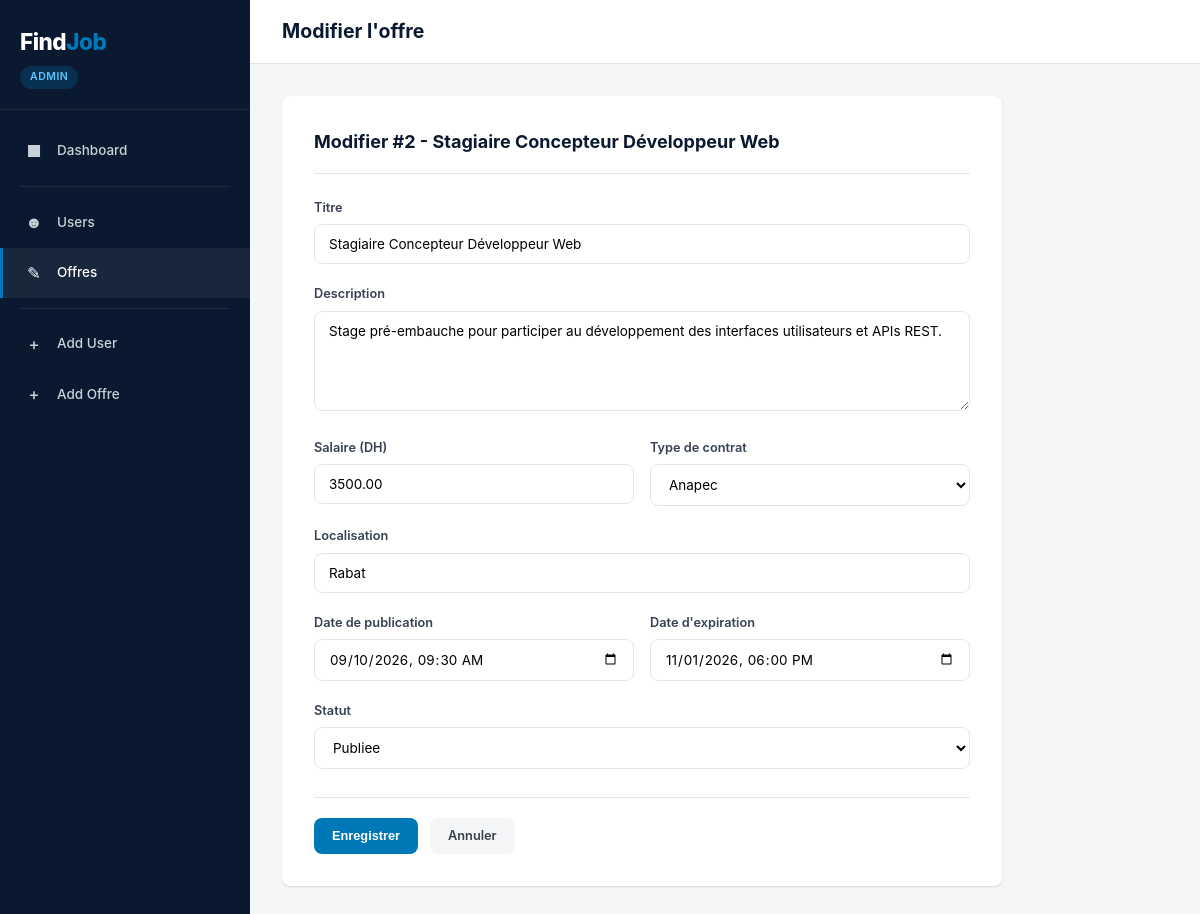
The page /offres/edit.php?id_offre=2 on the database its author committed.
### tables this page shows
CREATE TABLE offres (
    id_offre INT AUTO_INCREMENT PRIMARY KEY,
    id_user INT NOT NULL,
    titre VARCHAR(255) NOT NULL,
    description TEXT NOT NULL,
    salaire DECIMAL(10, 2),
    type_contrat ENUM('CDI', 'Anapec', 'CDD') NOT NULL,
    localisation VARCHAR(255) NOT NULL,
    date_creation DATETIME NOT NULL DEFAULT CURRENT_TIMESTAMP,
    date_publication DATETIME,
    date_expiration DATETIME,
    statut_offre ENUM('Brouillon', 'Publiée', 'Fermée') NOT NULL DEFAULT 'Publiée',
    CONSTRAINT fk_offre_user
        FOREIGN KEY (id_user)
        REFERENCES users(id_user)
        ON DELETE CASCADE
        ON UPDATE CASCADE
);

### offres/edit.php (the view, shortened to what this page needs)
<?php
require_once __DIR__ . '/../config/database.php';
$id_offre = isset($_GET['id_offre']) ? (int)$_GET['id_offre'] : 0;
$stmt = $pdo->prepare("SELECT * FROM offres WHERE id_offre = :id");
$stmt->execute([':id' => $id_offre]);
$offre = $stmt->fetch();
require_once __DIR__ . '/../includes/header.php';
require_once __DIR__ . '/../includes/sidebar.php';
?>
<div class="main-content">
    <header class="top-header">
        <h1>Modifier l'offre</h1>
    </header>
    <div class="page-content">
        <div class="form-card">
            <h2>Modifier #<?php echo $offre['id_offre']; ?> - <?php echo htmlspecialchars($offre['titre']); ?></h2>
            <form method="POST" action="">
                <div class="form-group">
                    <label for="titre">Titre</label>
                    <input type="text" id="titre" name="titre" value="<?php echo htmlspecialchars($offre['titre']); ?>" required>
                </div>
                <div class="form-group">
                    <label for="description">Description</label>
                    <textarea id="description" name="description" required><?php echo htmlspecialchars($offre['description']); ?></textarea>
                </div>
                <div class="form-row">
                    <div class="form-group">
                        <label for="salaire">Salaire (DH)</label>
                        <input type="number" id="salaire" name="salaire" step="0.01" min="0" value="<?php echo htmlspecialchars($offre['salaire'] ?? ''); ?>">
                    </div>
                    <div class="form-group">
                        <label for="type_contrat">Type de contrat</label>
                        <select id="type_contrat" name="type_contrat" required>
                            <option value="Anapec" <?php echo $offre['type_contrat'] === 'Anapec' ? 'selected' : ''; ?>>Anapec</option>
                        </select>
                    </div>
                </div>
                <div class="form-group">
                    <label for="localisation">Localisation</label>
                    <input type="text" id="localisation" name="localisation" value="<?php echo htmlspecialchars($offre['localisation']); ?>" required>
                </div>
                <div class="form-row">
                    <div class="form-group">
                        <label for="date_publication">Date de publication</label>
                        <input type="datetime-local" id="date_publication" name="date_publication" value="<?php echo htmlspecialchars($offre['date_publication'] ? date('Y-m-d\TH:i', strtotime($offre['date_publication'])) : ''); ?>">
                    </div>
                    <div class="form-group">
                        <label for="date_expiration">Date d'expiration</label>
                        <input type="datetime-local" id="date_expiration" name="date_expiration" value="<?php echo htmlspecialchars($offre['date_expiration'] ? date('Y-m-d\TH:i', strtotime($offre['date_expiration'])) : ''); ?>">
                    </div>
                </div>
                <div class="form-group">
                    <label for="statut_offre">Statut</label>
                    <select id="statut_offre" name="statut_offre">
                        <option value="Publiee" <?php echo $offre['statut_offre'] === 'Publiee' ? 'selected' : ''; ?>>Publiee</option>
                    </select>
                </div>
                <div class="form-actions">
                    <button type="submit" class="btn btn-primary">Enregistrer</button>
                    <a href="index.php" class="btn btn-cancel">Annuler</a>
                </div>
            </form>
        </div>
    </div>
</div>
<?php require_once __DIR__ . '/../includes/footer.php'; ?>

### assets/css/style.css (style rules this page uses)
*, *::before, *::after { margin: 0; padding: 0; box-sizing: border-box; }
:root { --navy: #0a192f; --navy-light: #112240; --blue: #0077b6; --blue-hover: #005f8a; --blue-light: #e8f4f8; --white: #ffffff; --gray-100: #f4f6f8; --gray-200: #e1e5ea; --gray-300: #c9d1d9; --gray-500: #6b7280; --gray-700: #374151; --green: #10b981; --orange: #f59e0b; --red: #ef4444; --radius: 8px; --shadow: 0 1px 3px rgba(0,0,0,0.08), 0 1px 2px rgba(0,0,0,0.06); --shadow-md: 0 4px 6px rgba(0,0,0,0.07), 0 2px 4px rgba(0,0,0,0.06); --transition: 0.2s ease; }
html { font-size: 15px; }
body { font-family: -apple-system, BlinkMacSystemFont, "Segoe UI", Roboto, "Helvetica Neue", Arial, sans-serif; background: var(--gray-100); color: var(--gray-700); line-height: 1.6; min-height: 100vh; }
a { text-decoration: none; color: var(--blue); }
.main-content { flex: 1; margin-left: 250px; display: flex; flex-direction: column; min-height: 100vh; }
.top-header { background: var(--white); border-bottom: 1px solid var(--gray-200); padding: 16px 32px; display: flex; align-items: center; justify-content: space-between; position: sticky; top: 0; z-index: 500; }
.top-header h1 { font-size: 1.3rem; font-weight: 700; color: var(--navy); }
.page-content { padding: 32px; flex: 1; }
.btn { display: inline-flex; align-items: center; gap: 6px; padding: 9px 18px; border-radius: var(--radius); font-size: 0.85rem; font-weight: 600; border: none; cursor: pointer; transition: all var(--transition); text-decoration: none; line-height: 1.4; }
.btn-primary { background: var(--blue); color: var(--white); }
.form-card { background: var(--white); border-radius: var(--radius); box-shadow: var(--shadow); padding: 32px; max-width: 720px; }
.form-card h2 { font-size: 1.2rem; font-weight: 700; color: var(--navy); margin-bottom: 24px; padding-bottom: 16px; border-bottom: 1px solid var(--gray-200); }
.form-group { margin-bottom: 20px; }
.form-group label { display: block; font-size: 0.85rem; font-weight: 600; color: var(--gray-700); margin-bottom: 6px; }
.form-group input, .form-group select, .form-group textarea { width: 100%; padding: 11px 14px; border: 1.5px solid var(--gray-200); border-radius: var(--radius); font-size: 0.9rem; font-family: inherit; transition: border var(--transition); outline: none; background: var(--white); }
.form-group textarea { resize: vertical; min-height: 100px; }
.form-row { display: grid; grid-template-columns: 1fr 1fr; gap: 16px; }
.form-actions { display: flex; gap: 12px; margin-top: 28px; padding-top: 20px; border-top: 1px solid var(--gray-200); }
.btn-cancel { background: var(--gray-100); color: var(--gray-700); }

### rows shown on the page
offres: id_offre "2", titre "Stagiaire Concepteur Développeur Web", description "Stage pré-embauche pour participer au développement des interfaces utilisateurs et APIs REST.", salaire "3500.00", type_contrat "Anapec", localisation "Rabat", date_publication "09/10/2026 09:30", date_expiration "11/01/2026 18:00"
